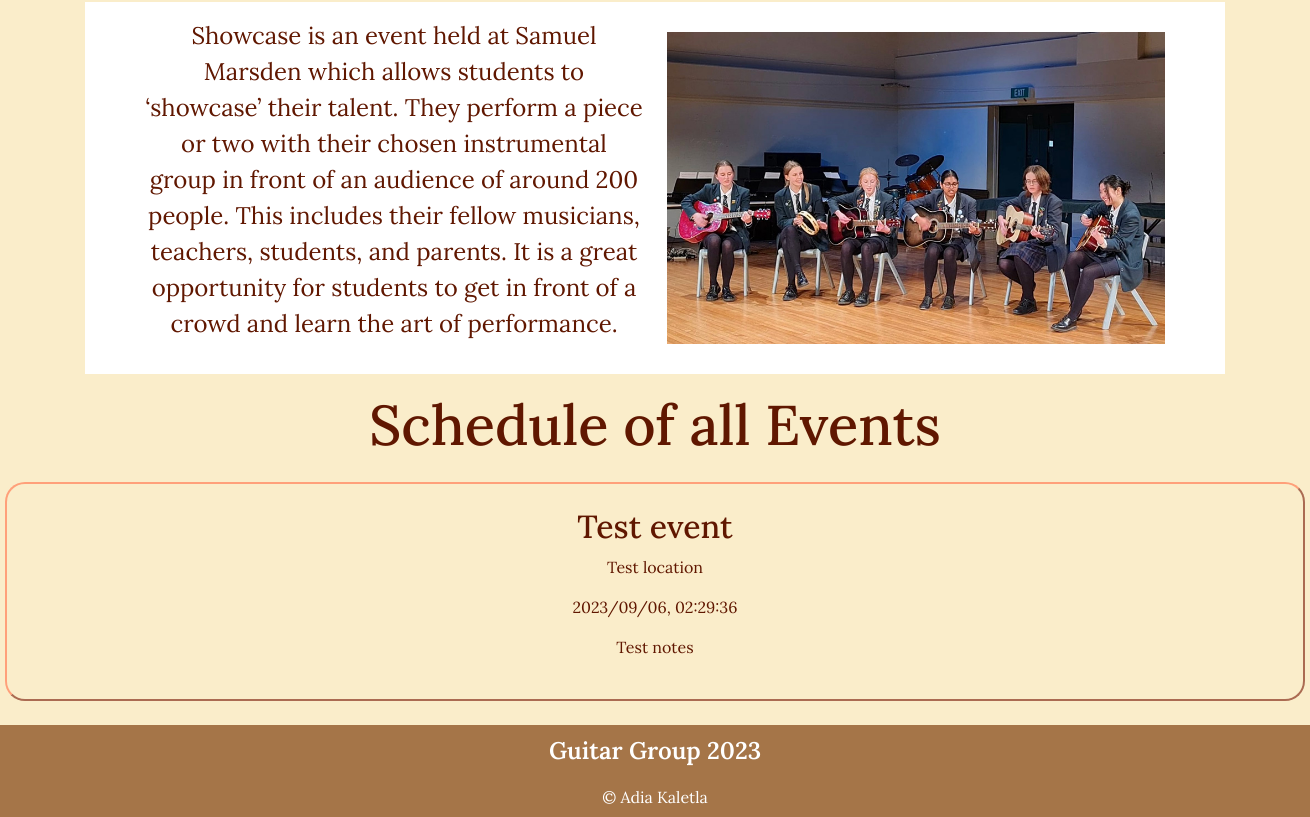
Before: /schedule (lower part) with the older database file.
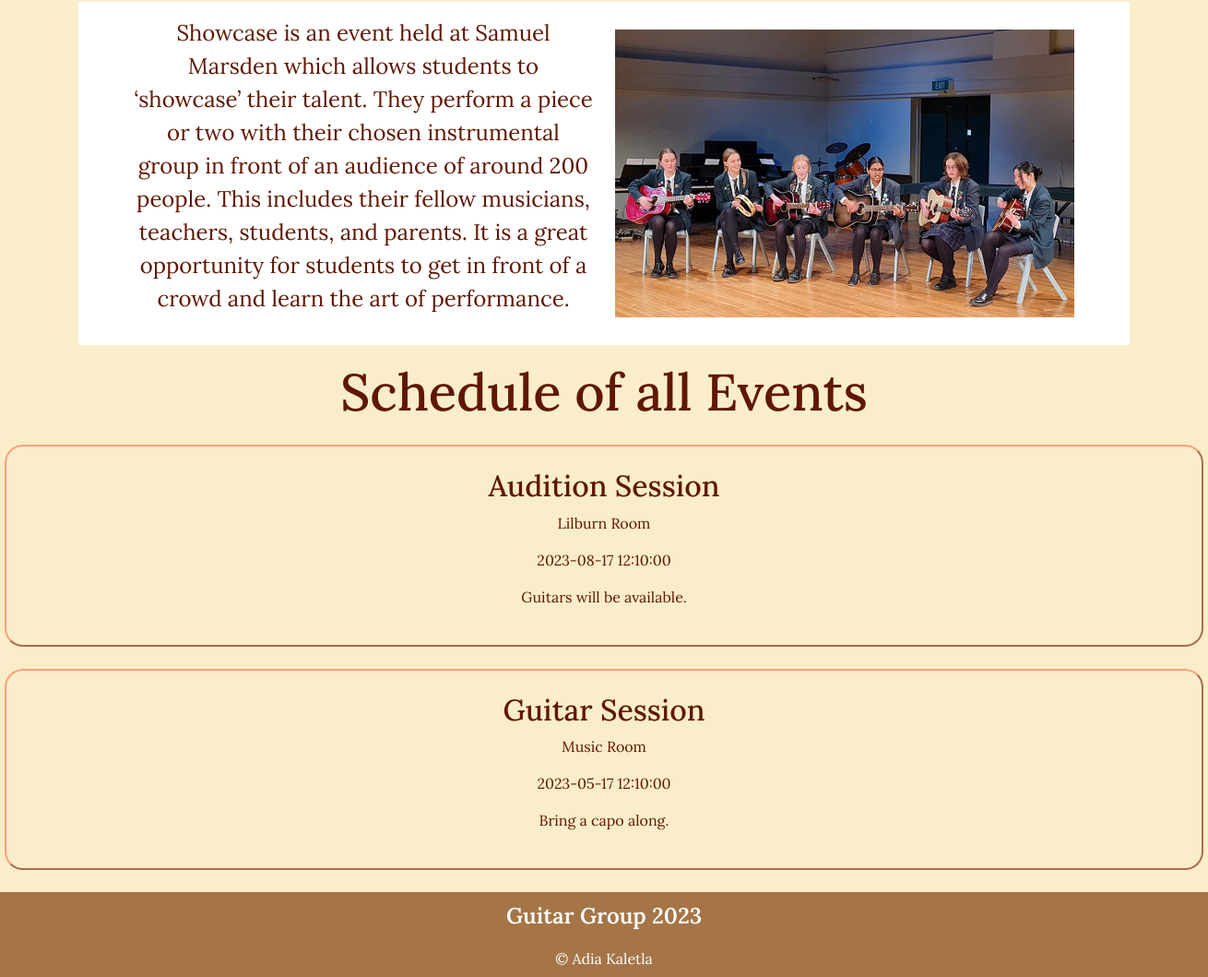
After: the same page with the newer database file.
### tables this page shows
CREATE TABLE schedule(
schedule_id integer primary key autoincrement not null,
event_name text not null,
location text not null,
date_time date not null,
notes text,
member_id integer,
foreign key(member_id) references member(member_id)
);

### server.py (the view)
@app.route('/schedule')
def schedule():
    print("start schedule")
    sql = """select schedule.schedule_id, schedule.event_name, schedule.location, schedule.date_time,
        schedule.notes, member.first_name
        from schedule
        join member on schedule.member_id= member.member_id
        order by schedule.date_time desc;
        """
    print("start schedule2")
    result = run_search_query_tuples(sql, (), db_path, True)
    print(result)
    return render_template("schedule.html", schedule=result)

### db_functions.py (called while the page is built)
def run_search_query_tuples(sql_query, values_tuple, file_path, rowfactory=False):
    try:
        db = sqlite3.connect(file_path)
        if rowfactory:
            db.row_factory = sqlite3.Row
        cursor = db.cursor()
        cursor.execute(sql_query, values_tuple)
        result = cursor.fetchall()
        cursor.close()
    except sqlite3.Error as error:
        print("Error running search query tuples: {}".format(error))
        return None
    db.close()
    if result is None:
        print("No search values were found")
    return result

### templates/schedule.html (shortened to what this page needs)
{% extends "layout.html" %}
{% block content%}
<div class="container-lg">
    <div class="row align-items-center px-5 py-3">
        <div class="col-lg-6">
            <p class="body-text"> Showcase is an event held at Samuel Marsden which allows students to ‘showcase’ their talent. They perform a piece or two with their chosen instrumental group in front of an audience of around 200 people. This includes their fellow musicians, teachers, students, and parents. It is a great opportunity for students to get in front of a crowd and learn the art of performance.</p>
        </div>
        <div class="col-lg-6">
            <img class="img-fluid part-img" src="static/images/showcase2.jpg" alt="2">
        </div>
    </div>
</div>
<h1>Schedule of all Events</h1>
<div class="schedule-box">
            {% for row in schedule %}
                <div class="container-lg2 p-4 my-4" style="width:1300px;margin:auto">
                    <h2 class="schedule-box"> {{ row['event_name'] }} </h2>
                    <p class="location"> {{ row['location'] | replace("\n", "<br>") | safe}} </p>
                    <p class="date_time"> {{ row['date_time'] | replace("\n", "<br>") | safe}} </p>
                    <p class="notes"> {{ row['notes'] | replace("\n", "<br>") | safe}} </p>
                </div>
            {% endfor %}
</div>
{% endblock %}

### templates/layout.html (shortened to what this page needs)
<!DOCTYPE html>
<html lang="eng">
<head>
    <link href="https://cdn.jsdelivr.net/npm/bootstrap@5.2.3/dist/css/bootstrap.min.css" rel="stylesheet">
    <link rel="stylesheet" href="static/styles.css">
</head>
<body>
{% block content %}
{% endblock %}
<footer class="container-fluid footer-content">
    <p> Guitar Group 2023 </p>
    <div>&copy; Adia Kaletla </div>
</footer>
</body>
</html>

### static/styles.css (style rules this page uses)
:root { --dutch-white: rgb(250, 237, 202); --charcol: rgb(54, 70, 82); --chamoisee: rgb(165, 117, 72); --black-bean: rgb(43, 5, 4); --blood-red: rgb(96, 23, 0); }
body { font-family: 'Lora', sans-serif; font-size: 100%; background-color: var(--dutch-white); }
.body-text, label { font-size: 1.5em; text-align: center; color:var(--blood-red); }
h1 { font-size: 3.5em; color:var(--blood-red); text-align: center; font-weight: 500; margin: 0.3em; }
h2 { font-size: 2em; color:var(--blood-red); text-align: left; font-weight: 500; }
.container-fluid { border: 0 solid blue; padding: 0; }
.container-lg { background-color:rgb(255,255,255); overflow: auto; }
.container-lg2 { border: 2px outset lightsalmon; border-radius: 20px; padding-left: 20px; padding-top: 10px; padding-bottom: 10px; width: 600px; overflow: auto; }
.part-img { max-width: 100%; margin: auto; display: block; }
.schedule-box { text-align: center; color: var(--blood-red); }
.footer-content { background-color: var(--chamoisee); text-align: center; padding: 0.5em 0 0.5em 0; color:white; margin-top: 1em; }
.footer-content p:first-child { font-weight: 600; font-size: 1.5em; }

Changed rows visible on the page:
removed schedule: event_name "Test event", location "Test location", date_time "2023/09/06, 02:29:36", notes "Test notes"
added schedule: event_name "Audition Session", location "Lilburn Room", date_time "2023-08-17 12:10:00", notes "Guitars will be available."
added schedule: event_name "Guitar Session", location "Music Room", date_time "2023-05-17 12:10:00", notes "Bring a capo along."
